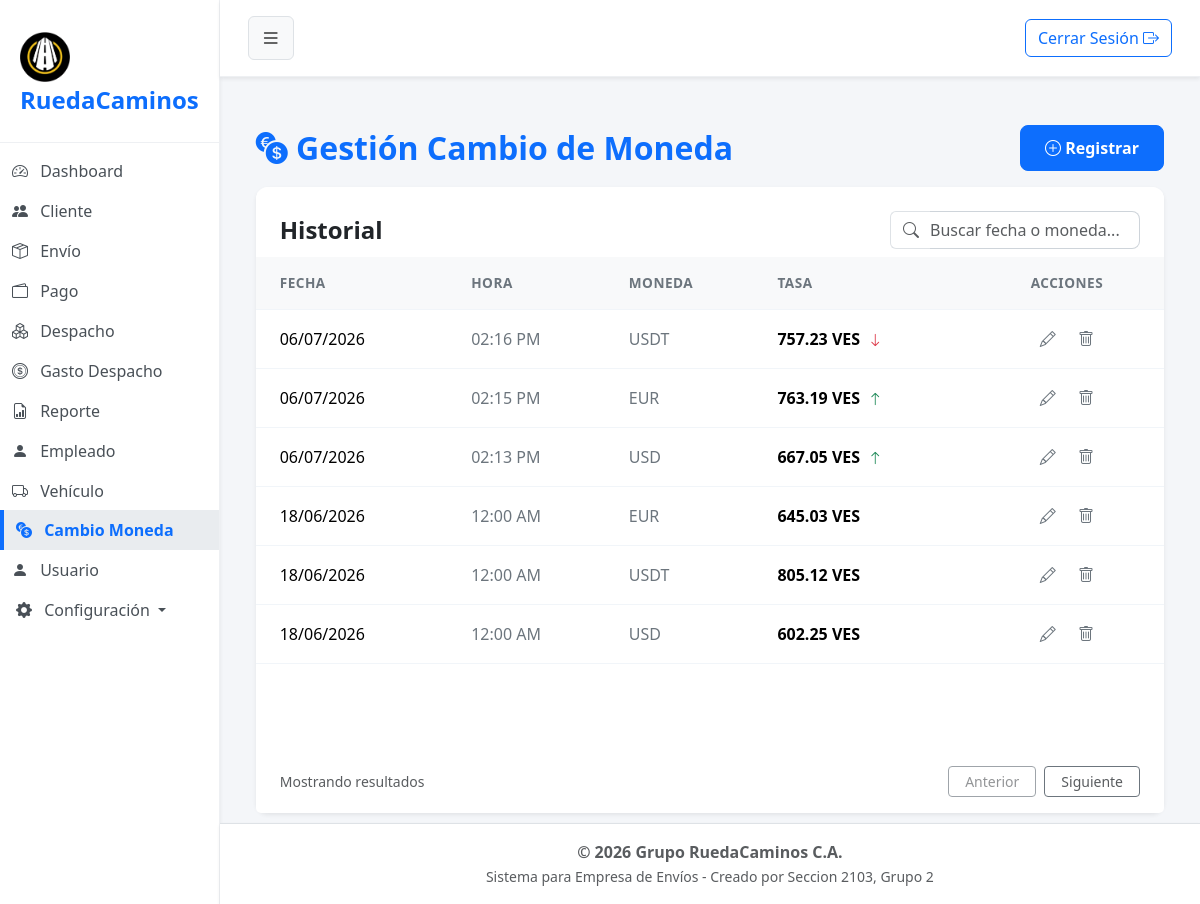
The app's page /?url=cambiomoneda (signed in) with its own data.
### tables this page shows
CREATE TABLE `cambio_moneda` (
  `cod_cambio` int(11) NOT NULL,
  `tasa` float NOT NULL,
  `fecha` datetime NOT NULL,
  `cod_moneda` int(11) NOT NULL,
  `estado` tinyint(1) NOT NULL
);

CREATE TABLE `moneda` (
  `cod_moneda` int(1) NOT NULL,
  `nombre` varchar(15) NOT NULL,
  `abreviatura` varchar(5) NOT NULL,
  `estado` tinyint(1) NOT NULL
);

### app/controller/cambiomonedaController.php (called while the page is built, shortened)
<?php
$cambio = new CambioMoneda();
$registros = $cambio->obt_RegistrosCambios();
include 'app/view/layout/header.php';
include 'app/view/cambiomoneda/cambiomonedaView.php';
include 'app/view/layout/footer.php';
?>

### index.php (called while the page is built, shortened)
<?php
    $frontController = new FrontController();
?>

### app/config/Conexion.php (called while the page is built, shortened)
<?php
abstract class Conexion
{
    public $host = "localhost";
    public $namedb = "grupo_ruedacaminos";
    public $userdb = "root";
    public $passwd = "";
    public function __construct()
    {
        $this->conexion = $this->getConnection();
    }
    public function getConnection(): PDO
    {
        try {
            $dsn = "mysql:host=" . $this->host . ";dbname=" . $this->namedb . ";charset=utf8";
            $conexion = new PDO($dsn, $this->userdb, $this->passwd);
            $conexion->setAttribute(PDO::ATTR_ERRMODE, PDO::ERRMODE_EXCEPTION);
        } catch (PDOException $error) {
            die('No se pudo conectar a la base de datos, error:' . $error->getMessage());
        }
        return $conexion;
    }
}

### app/model/CambioMoneda.php (called while the page is built, shortened)
<?php
class CambioMoneda extends Conexion
{
    public function obt_RegistrosCambios() {
        $sentencia ="SELECT c.cod_cambio, c.tasa, c.fecha, c.cod_moneda, m.abreviatura
                    FROM cambio_moneda c
                    INNER JOIN moneda m ON c.cod_moneda = m.cod_moneda
                    WHERE c.estado = 1
                    GROUP BY c.cod_cambio
                    ORDER BY c.fecha DESC";
        $select = $this->conexion->prepare($sentencia);
        $select->execute();
        return $select->fetchAll(\PDO::FETCH_ASSOC);
    }
} ?>

### app/view/cambiomoneda/componentes/tabla.php (the view)
<div class="card-body p-0">
    <div class="table-responsive">
        <table class="table table-hover align-middle mb-0">
            <thead class="table-light table-header-custom">
                <tr>
                    <th class="ps-4">FECHA</th>
                    <th>HORA</th>
                    <th>MONEDA</th>
                    <th>TASA</th>
                    <th class="pe-4 text-center">ACCIONES</th>
                </tr>
            </thead>
            <tbody>
                <?php
                if (!empty($registros)):
                    $registros = array_values($registros);
                    foreach ($registros as $index => $fila):
                        $tasaComparar = $fila['tasa'];
                        for ($i = $index + 1; $i < count($registros); $i++) {
                            if (isset($registros[$i]['cod_moneda']) && $registros[$i]['cod_moneda'] == $fila['cod_moneda']) {
                                $tasaComparar = $registros[$i]['tasa'];
                                break;
                            }
                        }
                        $color = "";
                        $icono = "";
                        if ($fila['tasa'] > $tasaComparar) {
                            $color = "text-success";
                            $icono = "bi-arrow-up";
                        } elseif ($fila['tasa'] < $tasaComparar) {
                            $color = "text-danger";
                            $icono = "bi-arrow-down";
                        } else {
                            $color = "text-secondary";
                            $icono = "bi-dash";
                        }
                ?>
                    <tr>
                        <td class="ps-4 fw-medium"><?= date('d/m/Y', strtotime($fila['fecha'])) ?></td>
                        <td class="text-secondary"><?= date('h:i A', strtotime($fila['fecha'])) ?></td>
                        <td class="text-secondary"><?= $fila['abreviatura'] ?></td>
                        <td class="fw-bold">
                            <?= number_format($fila['tasa'], 2) ?> VES
                            <?php if($icono != "bi-dash"): ?>
                                <small class="<?= $color ?> ms-1"><i class="bi <?= $icono ?>"></i></small>
                            <?php endif; ?>
                        </td>
                        <td class="pe-4 text-center">
                            <button type="button" class="btn btn-link text-secondary p-0 m-0 align-baseline me-3 btn-editar" title="Editar"
                            data-bs-toggle="modal" data-bs-target="#modalEditarCambio"
                            data-id="<?= $fila['cod_cambio'] ?>"
                            data-tasa="<?= $fila['tasa'] ?>"
                            data-moneda="<?= $fila['cod_moneda'] ?>">
                                <i class="bi bi-pencil"></i>
                            </button>
                            <button type="button" class="btn btn-link text-secondary p-0 m-0 align-baseline btn-eliminar" title="Eliminar"
                            data-id="<?= $fila['cod_cambio'] ?>">
                                <i class="bi bi-trash"></i>
                            </button>
                        </td>
                    </tr>
                <?php endforeach;
                else: echo "<tr><td colspan='5' class='text-center'>No hay registros.</td></tr>";
                endif; ?>
            </tbody>
        </table>
    </div>
</div>

### assets/css/styles.css (style rules this page uses)
body { background-color: #f4f6f9; font-family: "Segoe UI", Tahoma, Geneva, Verdana, sans-serif; overflow-x: hidden; }
.table> :not(caption)>*>* { padding: 1rem 0.75rem; border-bottom-color: #f1f5f9; }
.table-header-custom th { color: #6c757d; font-weight: 600; font-size: 0.85rem; letter-spacing: 0.5px; }

### records on screen
cambio_moneda: fecha "06/07/2026", fecha "02:16 PM", cod_moneda.abreviatura "USDT", tasa "757.23"
cambio_moneda: fecha "06/07/2026", fecha "02:15 PM", cod_moneda.abreviatura "EUR", tasa "763.19"
cambio_moneda: fecha "06/07/2026", fecha "02:13 PM", cod_moneda.abreviatura "USD", tasa "667.05"
cambio_moneda: fecha "18/06/2026", fecha "12:00 AM", cod_moneda.abreviatura "EUR", tasa "645.03"
cambio_moneda: fecha "18/06/2026", fecha "12:00 AM", cod_moneda.abreviatura "USDT", tasa "805.12"
cambio_moneda: fecha "18/06/2026", fecha "12:00 AM", cod_moneda.abreviatura "USD", tasa "602.25"
